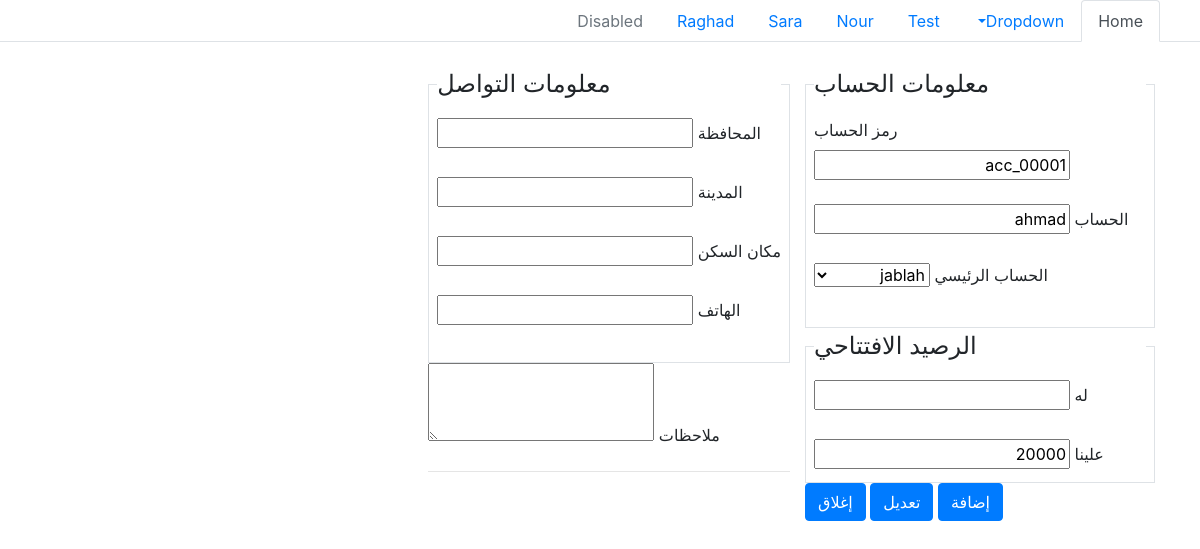
/account_card.php?id=2, run on the app's committed database.
### tables this page shows
CREATE TABLE `accounts` (
  `id` int(11) NOT NULL AUTO_INCREMENT,
  `code` varchar(250) NOT NULL,
  `name` varchar(250) DEFAULT NULL,
  `phone` varchar(250) DEFAULT NULL,
  `email` varchar(250) DEFAULT NULL,
  `account_id` int(11) NOT NULL DEFAULT 0,
  `city` varchar(250) DEFAULT NULL,
  `state` varchar(250) DEFAULT NULL,
  `location` varchar(250) DEFAULT NULL,
  `note` varchar(250) DEFAULT NULL,
  `fund` varchar(250) NOT NULL,
  `type` varchar(250) NOT NULL,
  `created_at` timestamp NOT NULL DEFAULT current_timestamp(),
  `updated_at` timestamp NOT NULL DEFAULT current_timestamp(),
  PRIMARY KEY (`id`)
);

### sql/sql_queries.php (called while the page is built, shortened)
<?php
function select($table , $columns =' * ')
{
    $col = $columns;
    $sql="select $col  from ";
    if(!is_array($table))
          return $sql . $table;
     else
         $sql = $sql . getStrFromList($table);
     return $sql;
}
function where($column,$value,$op="=")
{
  return " where $column " . " " .$op . " '$value'";
}
function selectWhereId( $table , $id)
{
    return select( $table) . where("id", $id);
}
?>

### helper/ready_queries_functions.php (called while the page is built, shortened)
<?php
function get_main_accounts($con)
{
    $select = select('accounts') . where('account_id', '0') . " and name <> ''";
    $select_exec = mysqli_query($con, $select);
    $result_array = [];
    if ($select_exec)
        foreach (mysqli_fetch_all($select_exec) as $row) {
            $result_array[$row[0]] = $row[2];
        }
    return $result_array;
}

### account_card.php (the view, shortened to what this page needs)
<?php
include('include/nav.php');
?>
<!DOCTYPE html>
<html dir="rtl" lang="ar">
<head>
    <link rel="stylesheet" href="css/bootstrap.min.css">
</head>
<body>
    <form action="" method="post">
        <div class="container">
            <?php
            $account = [];
            if (isset($_GET['id'])) {
                $select_where_id = selectWhereId('accounts', $_GET['id']);
                $select_where_exec = mysqli_query($con, $select_where_id);
                $account = mysqli_fetch_array($select_where_exec);
            }
            ?>
            <div class="row g-3">
                <div class="col-md-6 col-lg-4">
                    <br>
                    <fieldset class="border p-2">
                        <legend class="w-auto">معلومات الحساب</legend>
                        <label for="code">رمز الحساب</label>
                        <input name="code" type="text" readonly value="<?php
                                                                        if (isset($account['code'])) echo $account['code'];
                                                                        else
                                                                            echo get_auto_code($con, "accounts", "code", get_value_from_config("prefix_code", "account"))  ?>">
                        <br><br>
                        <label for="name">الحساب</label>
                        <input type="text" name="name" value="<?php if (isset($account['name'])) echo $account['name'] ?>">
                        <br><br>
                        <label for="main account">الحساب الرئيسي</label>
                        <select name="account_id" id="">
                            <?php
                            foreach (get_main_accounts($con) as $id => $value) {
                                echo "<option value='$id'";
                                if (isset($account['account_id']) && $id == $account['account_id']) echo ' selected ';
                                echo ">$value</option>";
                            }
                            ?>
                        </select>
                        <br><br>
                    </fieldset>
                    <fieldset class="border p-2">
                        <legend class="w-auto">الرصيد الافتتاحي</legend>
                        <label name="credit">له</label>
                        <input type="number" name="credit"
                        value="<?php if(isset($account['fund']) && $account['fund'] > 0) echo $account['fund'] ?>">
                        <br><br>
                        <label name="debit">علينا</label>
                        <input type="number" name="debit"
                        value="<?php if(isset($account['fund']) && $account['fund'] < 0) echo  trim($account['fund'] , '-') ?>">
                    </fieldset>
                    <button type="submit" class="btn btn-primary" name="add">إضافة</button>
                    <button type="submit" class="btn btn-primary" <?php if (!isset($account['name'])) echo "hidden" ?> name="update">تعديل</button>
                    <button type="button" class="btn btn-primary" name="close">إغلاق</button>
                </div>
                <div class="md-8">
                    <br>
                    <fieldset class="border p-2">
                        <legend class="w-auto">معلومات التواصل </legend>
                        <label name="">المحافظة</label>
                        <input type="text" name="state"
                        value="<?php if(isset($account['state'])) echo $account['state'] ?>">
                        <br><br>
                        <label name="">المدينة</label>
                        <input type="text" name="city"
                        value="<?php if(isset($account['city'])) echo $account['city'] ?>">
                        <br><br>
                        <label name="">مكان السكن</label>
                        <input type="text" name="location"
                        value="<?php if(isset($account['location'])) echo $account['location'] ?>">
                        <br><br>
                        <label name="">الهاتف</label>
                        <input type="text" name="phone"
                        value="<?php if(isset($account['phone'])) echo $account['phone'] ?>">
                        <br><br>
                    </fieldset>
                    <label name="">ملاحظات</label>
                    <textarea rows="3" type="text" name="note"><?php if(isset($account['note'])) echo $account['note'] ?></textarea>
                    <hr>
                </div>
            </div>
        </div>
    </form>
</body>
</html>

### css/style.css (style rules this page uses)
* { direction: rtl; }

### data on the page
accounts: code "acc_00001", name "ahmad", account_id "jablah", debit "20000"
